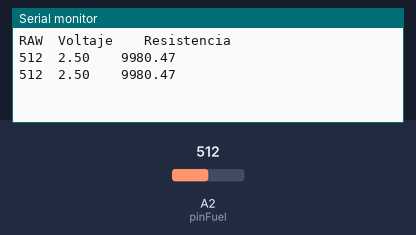
A sketch run on a simulated Arduino Uno, built with avr-gcc and run on an emulated ATmega328P. Shown: the last lines printed to the serial monitor. The inputs (shaded band) are chosen by the test bench; at power-on: A2 (pinFuel) = 512.

Above: at 2.8 s.
2.9 s: A2 (pinFuel) set to 0
At 5.0 s:
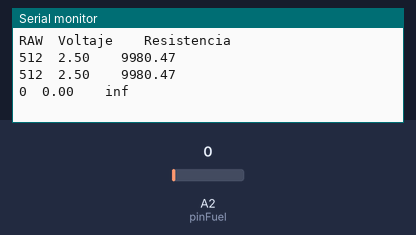
7.5 s: A2 (pinFuel) set to 122
At 9.3 s:
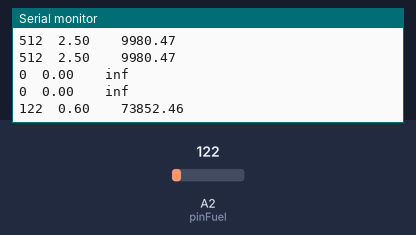

Measured:
- after the input at 2.9 s, the serial monitor: prints a new line after 1.1 s (image 1)
- after the input at 7.5 s, the serial monitor: prints a new line after 0.50 s (image 2)

The sketch:

nivel_combustible.ino
```cpp
char    pinFuel = A2;
int     RAW = 0;
float   voltage = 0.0;
float   dividingVoltage = 10000;
float   resistance = 0.0;

void setup()
{
  Serial.begin(9600);

  pinMode(pinFuel, INPUT);

  Serial.print("RAW");
  Serial.print("\t");
  Serial.print("Voltaje");
  Serial.print("\t\t");
  Serial.println("Resistencia");
}


void loop()
{

  RAW = analogRead(pinFuel);

  voltage = ( 5.0 * RAW ) / 1023.0;


  // R = ((VIN * VR")/VR1) - V2
  resistance = ( ( 5 * dividingVoltage ) / voltage) - dividingVoltage;

  Serial.print(RAW);
  Serial.print("\t");
  Serial.print(voltage);
  Serial.print("\t\t");
  Serial.println(resistance);

  delay(2000);
}
```
